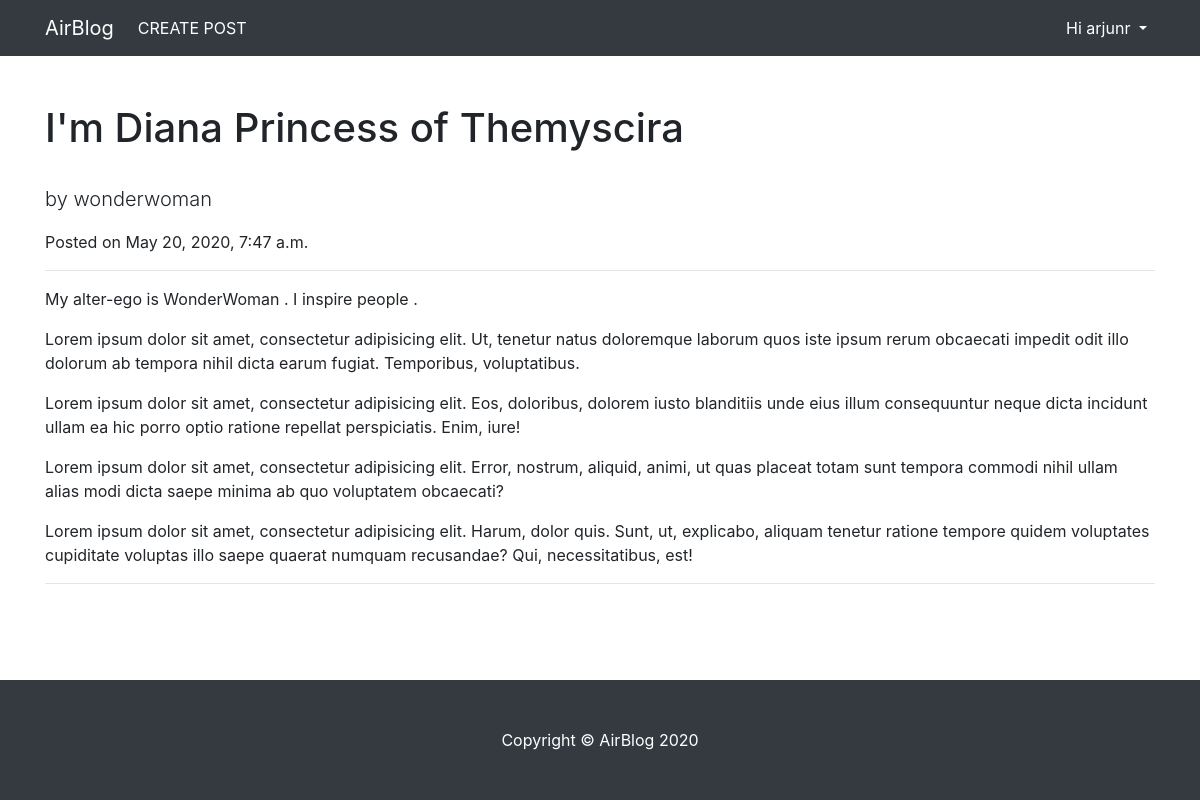
/relations/2/detail (signed in), run on the app's committed database.
### relations/models.py (models this page shows, shortened)
class relativity(models.Model):
    author = models.ForeignKey(User, on_delete=models.CASCADE)
    title = models.CharField(max_length=50)
    desc  = models.TextField(max_length=100)
    tech  = models.CharField(max_length=50)
    time  = models.DateTimeField(auto_now_add=True)

### relations/views.py (the view)
# urls.py: path('<int:pk>/detail', RetriveThePost.as_view() ,name ="detail"),
class RetriveThePost(PostObjectMixin,LoginRequiredMixin,View):
    template_name="relations/retrivepost.html"
    login_url = "authbasic:signin"
    def get(self,request,id=None,*args, **kwargs):
        content = {}
        obj = self.get_object()
        if obj is not None:
            form = TheEditorUpdater(instance=obj)
            content['obj'] = obj
        return render(request,self.template_name,content)

### relations/views.py (called while the page is built)
    def get_object(self):
        pk = self.kwargs.get("pk")
        obj = None
        if id is not None:
            obj = get_object_or_404(self.model,pk=pk)
        return obj

### templates/relations/retrivepost.html (shortened to what this page needs)
{% extends 'myblog/base.html' %}
{% load static %}
{% block body %}
<div>
  <h1 class="mt-4">{{obj.title}}</h1><br>
  <p class="lead">
    by
    {{obj.author.username}} &nbsp;
  </p>
  <p>Posted on {{obj.time}}</p>
  <hr>
  <p>
    {{obj.desc}}
  </p>
  <p>
    Lorem ipsum dolor sit amet, consectetur adipisicing elit. Ut, tenetur natus
    doloremque laborum quos iste ipsum rerum obcaecati impedit odit illo dolorum
    ab tempora nihil dicta earum fugiat. Temporibus, voluptatibus.
  </p>
  <p>
    Lorem ipsum dolor sit amet, consectetur adipisicing elit. Eos, doloribus,
    dolorem iusto blanditiis unde eius illum consequuntur neque dicta incidunt
    ullam ea hic porro optio ratione repellat perspiciatis. Enim, iure!
  </p>
  <p>
    Lorem ipsum dolor sit amet, consectetur adipisicing elit. Error, nostrum,
    aliquid, animi, ut quas placeat totam sunt tempora commodi nihil ullam alias
    modi dicta saepe minima ab quo voluptatem obcaecati?
  </p>
  <p>
    Lorem ipsum dolor sit amet, consectetur adipisicing elit. Harum, dolor quis.
    Sunt, ut, explicabo, aliquam tenetur ratione tempore quidem voluptates
    cupiditate voluptas illo saepe quaerat numquam recusandae? Qui,
    necessitatibus, est!
  </p>
  <hr />
</div>
{% endblock body %}

### templates/myblog/nav.html (shortened to what this page needs)
{% block nav %}
<nav class="navbar navbar-expand-lg navbar-dark bg-dark">
  <div class="container">
    <a class="navbar-brand" href="
    {% if user.is_authenticated %}
      {% url 'relations:read' %}
    {% else %}
      {% url 'authbasic:index' %}
    {% endif %}">AirBlog</a>
    <div class="collapse navbar-collapse" id="navbarstplate">
      <ul class="navbar-nav mr-auto">
       {% if user.is_authenticated %}
         <li class="nav-item active">
          <a class="nav-link" href="{% url 'relations:create' %}">
            CREATE POST <span class="sr-only">(current)</span></a
          >
        </li>
       {% else %}
        <li class="nav-item">
        </li>
       {% endif %}
      </ul>
      <ul class="navbar-nav navbar-right">
        <li class="nav-item active dropdown">
          <a
            class="nav-link dropdown-toggle"
            href="#"
            id="dropdown07"
            data-toggle="dropdown"
            aria-haspopup="true"
            aria-expanded="false"
            >{% if user.is_authenticated %} Hi {{user.username}} {% else %} AUTH USER {% endif %}</a
          >
        </li>
      </ul>
    </div>
  </div>
</nav>
{% endblock nav %}

### templates/myblog/base.html (style rules this page uses)
a { text-decoration: none !important; }
a:link { color: red; }
html, body { height: 100% !important; margin: 0 !important; }
body { display: flex; flex-direction: column; }

### data on the page
relativity: title "I'm Diana Princess of Themyscira", author.username "wonderwoman", time "May 20, 2020, 7:47 a.m.", desc "My alter-ego is WonderWoman . I inspire people ."

### other printed values
{{ user.username }} "arjunr"
